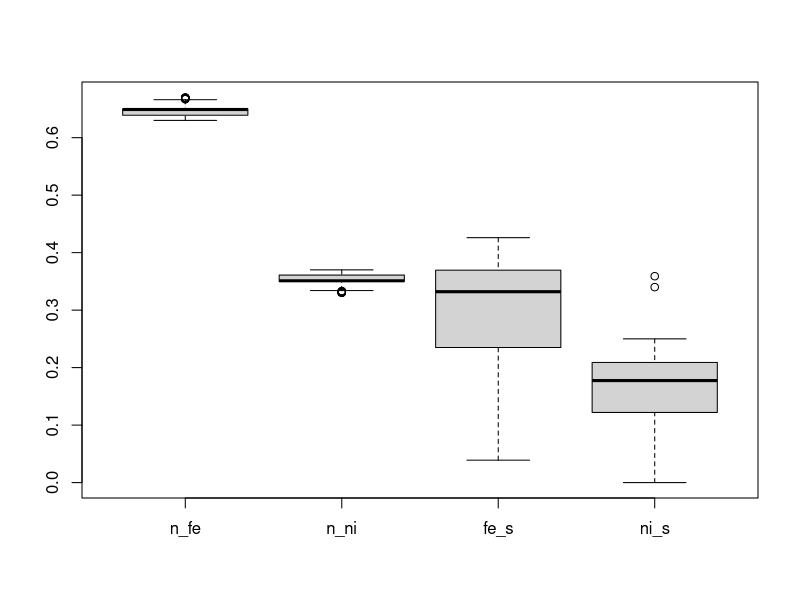

This figure's R source:
## ---- chunk 1
install.packages("tibble")
library(tidyr)
library(foreach)
library(tibble)
library(ggplot2)
## ---- chunk 2
library(foreach)
library(dplyr)

data <- read.csv("dataset.csv")
column_names <- names(data)
parts <- c("psd", "psd11", "psd12", "psd22", "coordc", "coordc_fe", "coordc_ni", "pec")
pattern <- "_\\d+"

# Create a list of logical vectors indicating which columns match the patterns
result <- foreach(i = parts) %do% {
  grepl(paste0(i, pattern), column_names)
}

psd <- data.frame(result[1])
psd11 <- data.frame(result[2])
psd12 <- data.frame(result[3])
psd22 <- data.frame(result[4])
coordc <- data.frame(result[5])
coordc_fe <- data.frame(result[6])
coordc_ni <- data.frame(result[7])
coordc_pec <- data.frame(result[8])
# names(psd) <- c('psd')
names(psd) <- c('psd')
names(psd11) <- c('psd11')
names(psd12) <- c('psd12')
names(psd22) <- c('psd22')
names(coordc) <- c('coordc')
names(coordc_fe) <- c('coordc_fe')
names(coordc_ni) <- c('coordc_ni')
names(coordc_pec) <- c('coordc_pec')
important_columns <- cbind(psd, psd11, psd12, psd22, coordc, coordc_fe, coordc_ni, coordc_pec)
## ---- chunk 3
psd_hist <- data[, important_columns$psd]
psd11_hist <- data[, important_columns$psd11]
psd12_hist <- data[, important_columns$psd12]
psd22_hist <- data[, important_columns$psd22]
coordc_hist <- data[, important_columns$coordc]
coordc_fe_hist <- data[, important_columns$coordc_fe]
coordc_ni_hist <- data[, important_columns$coordc_ni]
coordc_pec_hist <- data[, important_columns$coordc_pec]
## ---- chunk 4
plot_hists <- function(hist){
  foreach(x = 1:length(hist[,1])) %do% {
    plot(t(hist[x,]))
  }
}
# plot_hists(coordc_fe_hist)

## ---- chunk 5
extract_non_zero_cols <- function(hist) hist[apply(hist, 2, function(x) any(x != 0))]

psd_hist_mini <- extract_non_zero_cols(psd_hist)
psd11_hist_mini <- extract_non_zero_cols(psd11_hist)
psd12_hist_mini <- extract_non_zero_cols(psd12_hist)
psd22_hist_mini <- extract_non_zero_cols(psd22_hist)
coordc_hist_mini <- extract_non_zero_cols(coordc_hist)
coordc_fe_hist_mini <- extract_non_zero_cols(coordc_fe_hist)
coordc_ni_hist_mini <- extract_non_zero_cols(coordc_ni_hist)
coordc_pec_hist_mini <- extract_non_zero_cols(coordc_pec_hist)
dim(psd_hist_mini)
dim(psd11_hist_mini)
dim(psd12_hist_mini)
dim(psd22_hist_mini)
dim(coordc_hist_mini)
dim(coordc_fe_hist_mini)
dim(coordc_ni_hist_mini)
dim(coordc_pec_hist_mini)
## ---- chunk 6
psd_hist_mini
# data
## ---- chunk 7
boxplot(select(data, n_fe, n_ni, fe_s, ni_s))
#write.csv(file="a.csv", coordc_pec_hist[1,])
